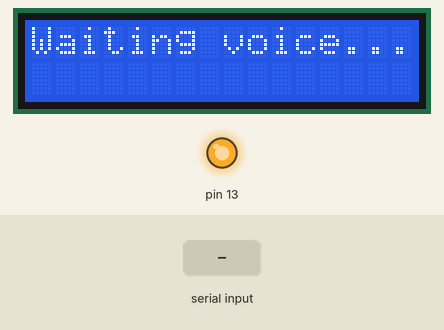
Recording of a sketch running on a simulated Arduino Uno, built with avr-gcc and run on an emulated ATmega328P. On the bench: 16×2 character LCD, output pins drawn as LEDs (lit = HIGH). The inputs (shaded band) are chosen by the test bench.

Above: at 1.2 s.
1.3 s: "turn on" received over Serial
At 3.5 s:
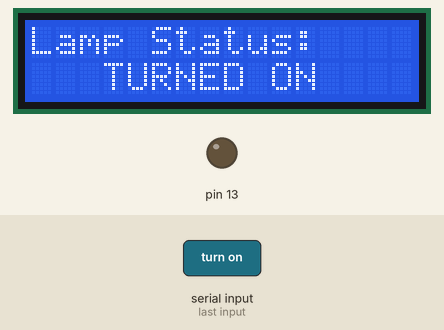
3.8 s: "turn off" received over Serial
At 6.4 s:
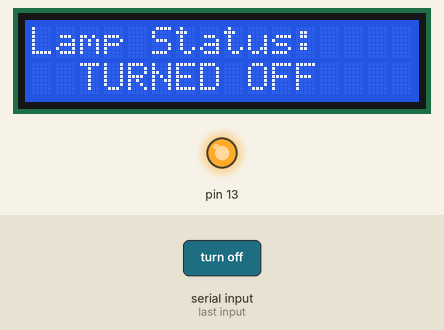
6.8 s: "1" received over Serial
At 9.3 s:
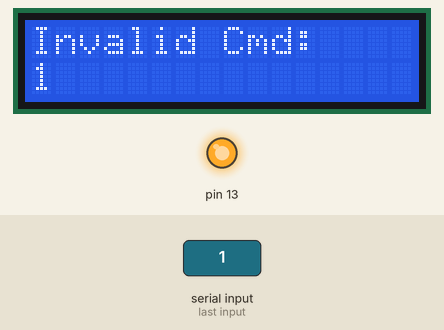
Timing chart, 0 to 10.8 s (numbered marks = the images above; inputs shaded):
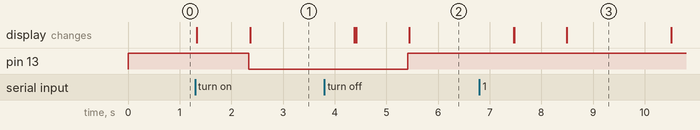

The sketch:

bluetoothLamp_apr14a.ino
```cpp
#include <Wire.h>
#include <LiquidCrystal_I2C.h>

// Set LCD I2C address — usually 0x27 or 0x3F
LiquidCrystal_I2C lcd(0x27, 16, 2); // 16x2 LCD

String voiceCommand = "";

void setup() {
  pinMode(13, OUTPUT);
  digitalWrite(13, HIGH); // Relay OFF by default (active LOW)

  Serial.begin(9600);

  // Initialize LCD
  lcd.init();
  lcd.backlight();
  lcd.setCursor(0, 0);
  lcd.print("Waiting voice...");
}

void loop() {
  while (Serial.available()) {
    char c = Serial.read();
    voiceCommand += c;
    delay(2);
  }

  voiceCommand.trim(); // Clean up command

  if (voiceCommand.length() > 0) {
    lcd.clear();
    lcd.setCursor(0, 0);
    lcd.print("Command: ");
    lcd.setCursor(0, 1);
    lcd.print(voiceCommand);

    delay(1000); // Short delay to display command

    if (voiceCommand == "turn on") {
      digitalWrite(13, LOW); // Turn lamp ON (active LOW)
      lcd.clear();
      lcd.setCursor(0, 0);
      lcd.print("Lamp Status:");
      lcd.setCursor(0, 1);
      lcd.print("   TURNED ON");
    }
    else if (voiceCommand == "turn off") {
      digitalWrite(13, HIGH); // Turn lamp OFF (active LOW)
      lcd.clear();
      lcd.setCursor(0, 0);
      lcd.print("Lamp Status:");
      lcd.setCursor(0, 1);
      lcd.print("  TURNED OFF");
    }
    else {
      lcd.clear();
      lcd.setCursor(0, 0);
      lcd.print("Invalid Cmd:");
      lcd.setCursor(0, 1);
      lcd.print(voiceCommand);
    }

    delay(2000); // Show result before resetting
    lcd.clear();
    lcd.setCursor(0, 0);
    lcd.print("Waiting voice...");
    voiceCommand = ""; // Reset command
  }
}
```

Measured:
- after the input at 1.3 s, pin 13: HIGH → LOW after 1.0 s; the display: first changes at once (image 1 shows a later state)
- after the input at 3.8 s, pin 13: LOW → HIGH after 1.6 s; the display: first differs from a run without the input after 0.62 s (image 2 shows a later state)
- after the input at 6.8 s, the display: first differs from a run without the input after 0.68 s (image 3 shows a later state)
